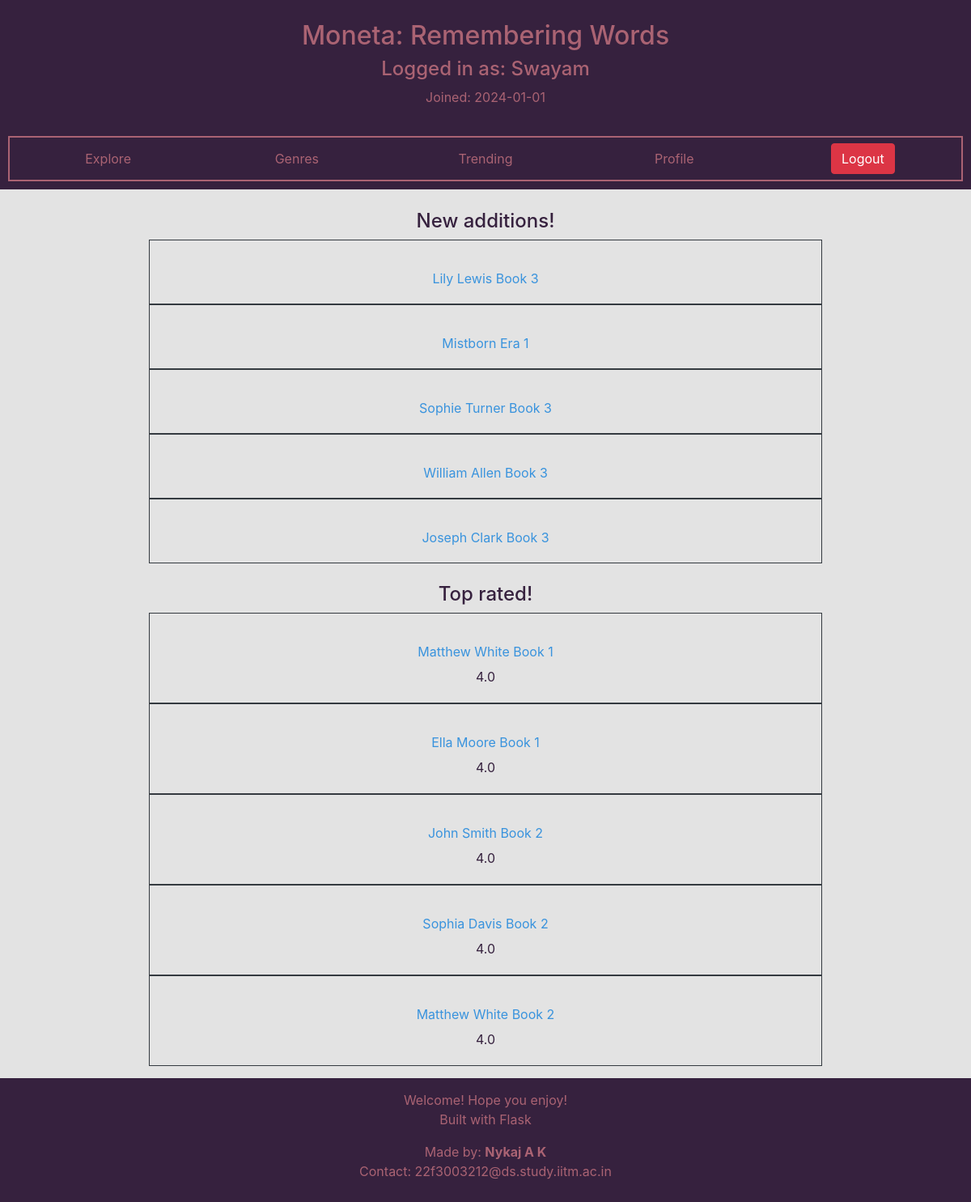
The app's page /trending (signed in), older data.
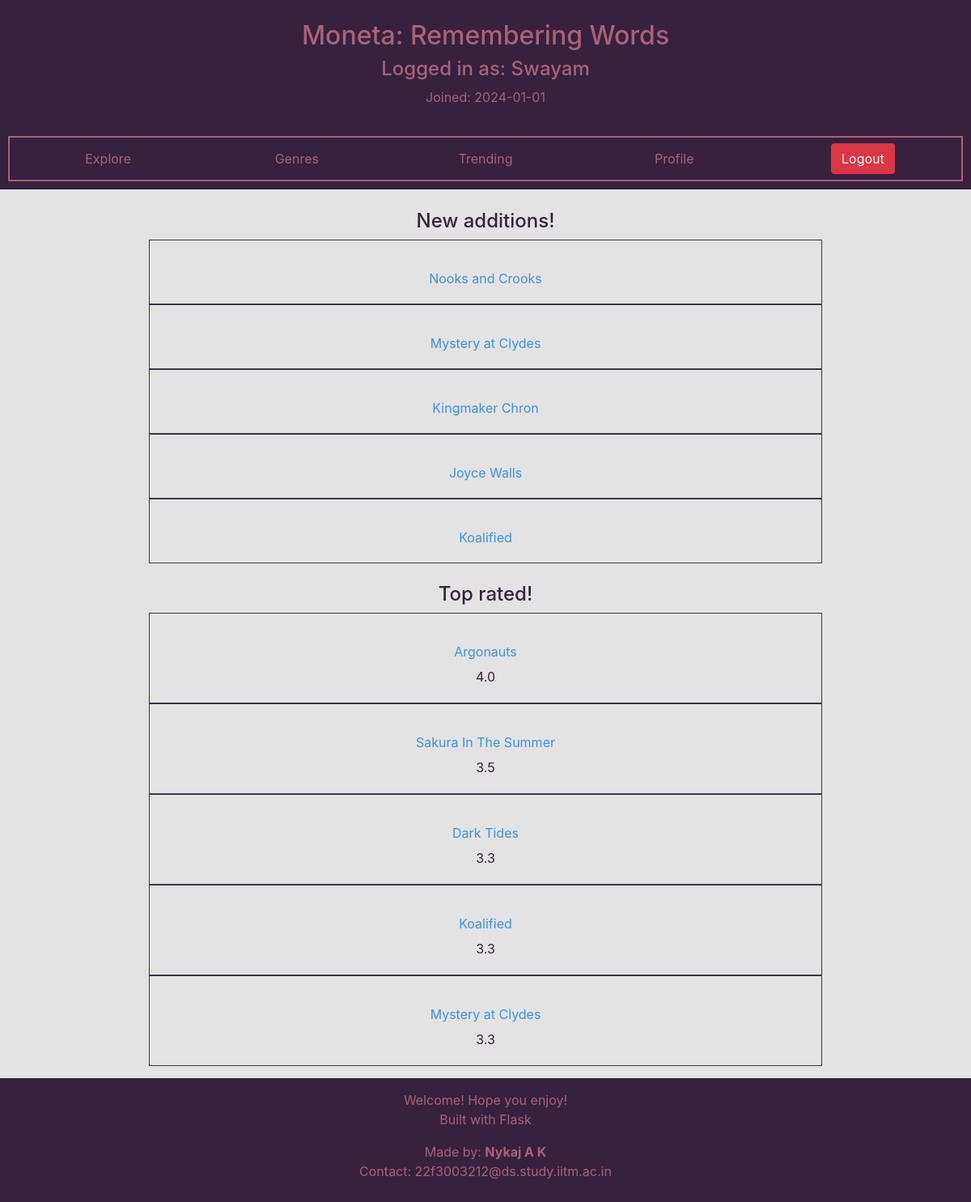
The same page, newer data.
### moneta/models.py (models this page shows, shortened)
class Book(db.Model):
    __tablename__ = "book"
    id = db.Column(db.Integer,primary_key = True)
    name = db.Column(db.String(80), unique = True, nullable = False)
    description = db.Column(db.Text)
    ratings = db.relationship('Rating',backref='book',lazy=True)
    comments = db.relationship('Comment',backref = 'book', lazy=True)
    borrowed = db.relationship('Borrow',backref = 'book',lazy=True)
    requested = db.relationship('Requested',backref = 'book',lazy=True)
    def get_rating(self):
        avg_score = 0
        all_ratings = self.ratings
        for rating in all_ratings:
            avg_score += rating.score
        if (len(all_ratings)):
            avg_score = avg_score / len(all_ratings)
            avg_score = round(avg_score,1)
        else:
            avg_score = 0
        return avg_score
    def __lt__(self,other):
        return len(self.ratings) < len(other.ratings)

### moneta/routes.py (the view)
@app.route("/trending")
@normal_user_required
def trending():
    all_books = Book.query.order_by(Book.id).all()
    new_books = all_books[-5::]
    new_books = new_books[::-1]
    N = 5
    top_books = []
    for book in all_books:
        top_books.append((book.get_rating(),book))
        if len(top_books) > N:
            top_books.sort(reverse=True)
            top_books.pop()
    return render_template('user_specific/trending.html', new_books = new_books,top_books = top_books)

### moneta/routes.py (called while the page is built, shortened)
@login_manager.user_loader
def load_user(user_id):
    user = User.query.filter_by(id=user_id).first()
    app.logger.info(f"User {user.username} was loaded!")
    return user

def normal_user_required(fun):
    @wraps(fun)
    def inner(*args,**kwargs):
        if not current_user.is_anonymous and not current_user.is_librarian:
            return fun(*args,**kwargs)
    return inner

### moneta/templates/user_specific/trending.html
{% extends "user_specific/dashboard.html" %}
{% block main_body %}
    <div class="container text-center">
        <h4 class="help-text">New additions!</h4>
        {% for book in new_books %}
        <div class="mx-auto text-center border border-dark p-1" style="width:75%">
            <br>
            <h5><a class="link-text btn" href="{{ url_for('selected_book',id = book.id) }}">{{book.name}}</a></h5>
        </div>
        {% endfor %}
        <br>
        <h4 class="help-text">Top rated!</h4>
        {% for rating,book in top_books %}
        <div class="mx-auto text-center border border-dark p-1" style="width:75%">
            <br>
            <a class="link-text btn" href="{{ url_for('selected_book',id = book.id) }}">{{book.name}}</a>
            <p class="help-text">{{rating}}</p>
        </div>
        {% endfor %}
    </div>
{% endblock %}

Row changes from the older to the newer data that the page shows:
removed Book: name "Lily Lewis Book 3", shown under "New additions!"
removed Book: name "Mistborn Era 1", shown under "New additions!"
removed Book: name "Sophie Turner Book 3", shown under "New additions!"
removed Book: name "William Allen Book 3", shown under "New additions!"
removed Book: name "Joseph Clark Book 3", shown under "New additions!"
removed Book: name "Matthew White Book 1", rating "4.0", shown under "Top rated!"
removed Book: name "Ella Moore Book 1", rating "4.0", shown under "Top rated!"
removed Book: name "John Smith Book 2", rating "4.0", shown under "Top rated!"
removed Book: name "Sophia Davis Book 2", rating "4.0", shown under "Top rated!"
removed Book: name "Matthew White Book 2", rating "4.0", shown under "Top rated!"
now on this page (row edited): Book: name "Nooks and Crooks", shown under "New additions!"
now on this page (row edited): Book: name "Mystery at Clydes", rating "3.3"
now on this page (row edited): Book: name "Kingmaker Chron", shown under "New additions!"
now on this page (row edited): Book: name "Joyce Walls", shown under "New additions!"
now on this page (row edited): Book: name "Koalified", rating "3.3"
now on this page (row edited): Book: name "Argonauts", rating "4.0", shown under "Top rated!"
now on this page (row edited): Book: name "Sakura In The Summer", rating "3.5", shown under "Top rated!"
now on this page (row edited): Book: name "Dark Tides", rating "3.3", shown under "Top rated!"
